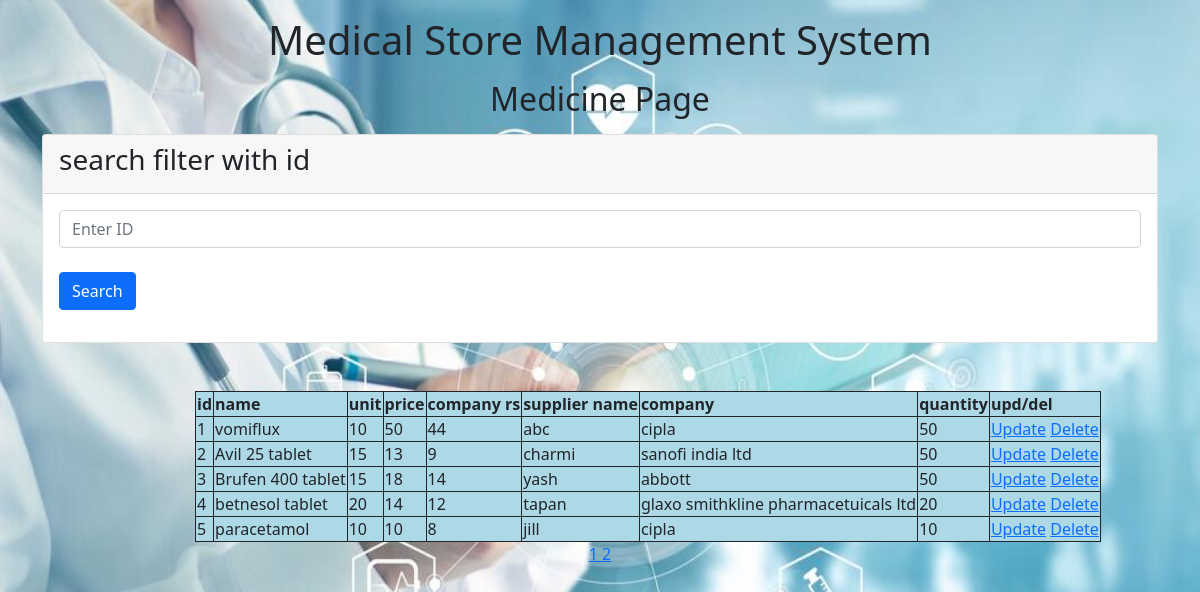
The app's page /medicine.php with its own data.
### tables this page shows
CREATE TABLE `medicine` (
  `id` int(11) NOT NULL,
  `name` text NOT NULL,
  `unit` int(11) NOT NULL,
  `price` int(11) NOT NULL,
  `company_rs` int(11) NOT NULL,
  `supplier_name` text NOT NULL,
  `company` text NOT NULL,
  `quantity` int(50) DEFAULT NULL
);

### medicine.php (the view, shortened to what this page needs)
    <link href="https://cdn.jsdelivr.net/npm/bootstrap@5.1.3/dist/css/bootstrap.min.css" rel="stylesheet">
  </head>
  <body>
  <p><h1 align="center">Medical Store Management System</h1></p>
        <p><h2 align="center">Medicine Page</h2></p>
    <div class="container">
        <div class="row">
            <div class="col-nd-12 at 4">
                <div class="card">
                    <div class="card-header">
                        <h3 class="card-title">search filter with id </h3>
                    </div>
                    <div class="card-body">
                        <div class="row">
                            <div class="col-nd-6">
                                <form action="" method="POST">
                                <div class="form-group">
                                    <input type="text" name="id" class="form-control" placeholder="Enter ID" required>
                                </div><br>
                                <button type="submit" name="search_id" class="btn btn-primary">Search</button>
                                </form>
                            </div>
                        </div>
                    </div>
                </div>
            </div>
        </div>
    </div>
  </body>
</html>
<html>
<head>
</head>
<body>
</body>
<div align="center">
<?php
$servername = "localhost";
$username = "root";
$password = "";
$dbname = "projd1";
$conn = new mysqli($servername, $username, $password, $dbname);
$result1 = mysqli_query($conn,"SELECT * FROM medicine");
$limit = 5;
$total_rows = mysqli_num_rows($result1);
$total_pages = ceil ($total_rows / $limit);
if (!isset ($_GET['page']) ) {
  $page_number = 1;
} else {
  $page_number = $_GET['page'];
}
$initial_page = ($page_number-1) * $limit;
$sql = "SELECT * FROM medicine  LIMIT  $initial_page,$limit";
$result = $conn->query($sql);
if ($result->num_rows > 0) {
  echo "<table class ='center11' border=1>
  <tr>
  <th> id </th>
  <th> name </th>
  <th> unit </th>
  <th> price </th>
  <th>company rs</th>
  <th> supplier name </th>
  <th> company </th>
  <th>quantity</th>
  <th>upd/del</th>
  </tr>";
  while($row = $result->fetch_assoc()) {
    echo "<tr><td>".$row['id']."</td><td>".$row['name']."</td><td>".$row['unit']."</td><td>".$row['price']."</td><td>".$row['company_rs']."</td><td>".$row['supplier_name']."</td><td>".$row['company']."</td><td>".$row['quantity']."</td><td>
          <a href= './upd.php?up=".$row['id']."'>Update</a>
          <a href= './del.php?de=".$row['id']."'>Delete</td></tr>";
  }
  echo "</table>";
} else {
  echo "0 results";
}
for($page_number = 1; $page_number<= $total_pages; $page_number++) {
  echo '<a href = "medicine.php?page=' . $page_number . '">' . $page_number . ' </a>';
}
?>
</div>
</html>
<!DOCTYPE html>
<html lang="en">
<head>
</head>
<body>
</body>
</html>

### medicine.php (style rules this page uses)
table, th, td { border: 1px solid; border-collapse: collapse; background-color : #ADD8E6; }
.center11 { background-color : #ADD8E6; margin-left: 8%; }
th, td { background-color : #ADD8E6; }
body { background-image : url("./image/img2.jpg"); background-repeat : no-repeat ,repeat; background-size: 1800px 800px; }

### records on screen
medicine: id "1", name "vomiflux", unit "10", price "50", company_rs "44", supplier_name "abc", company "cipla", quantity "50"
medicine: id "2", name "Avil 25 tablet", unit "15", price "13", company_rs "9", supplier_name "charmi", company "sanofi india ltd", quantity "50"
medicine: id "3", name "Brufen 400 tablet", unit "15", price "18", company_rs "14", supplier_name "yash", company "abbott", quantity "50"
medicine: id "4", name "betnesol tablet", unit "20", price "14", company_rs "12", supplier_name "tapan", company "glaxo smithkline pharmacetuicals ltd", quantity "20"
medicine: id "5", name "paracetamol", unit "10", price "10", company_rs "8", supplier_name "jill", company "cipla", quantity "10"
